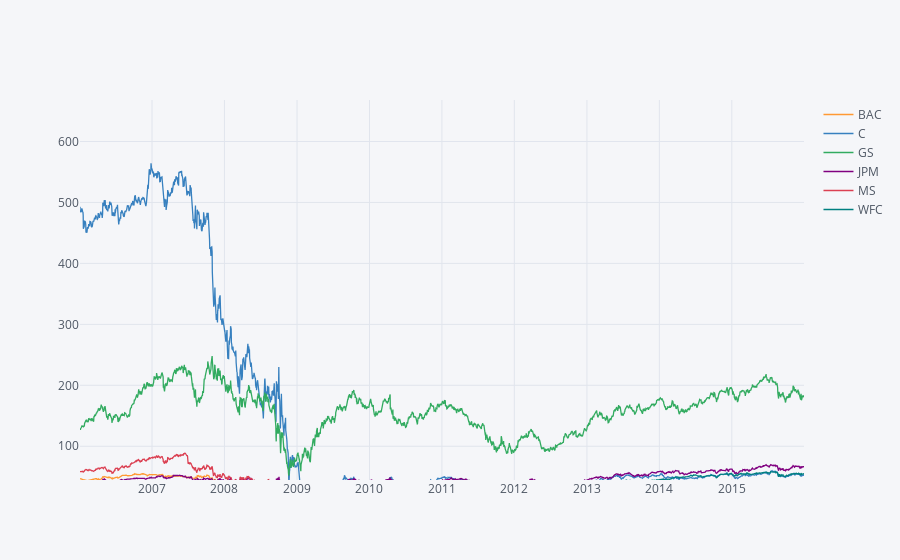

Source (notebook cell):
### Code cell
bank_stocks.xs(key='Close',axis=1,level='Stock Info').iplot()

### Figure 1 — Plotly figure (JSON) as saved in the notebook; plotly's stock layout.template omitted (floating-point values rounded to 4 significant figures; data arrays with more than 128 entries replaced by an {"elided": "..."} marker saying what was removed)
{"data": [{"line": {"color": "rgba(255, 153, 51, 1.0)", "dash": "solid", "shape": "linear", "width": 1.3}, "mode": "lines", "name": "BAC", "text": "", "type": "scatter", "x": {"elided": "2517 str values"}, "y": {"elided": "2517 float values"}}, {"line": {"color": "rgba(55, 128, 191, 1.0)", "dash": "solid", "shape": "linear", "width": 1.3}, "mode": "lines", "name": "C", "text": "", "type": "scatter", "x": {"elided": "2517 str values"}, "y": {"elided": "2517 float values"}}, {"line": {"color": "rgba(50, 171, 96, 1.0)", "dash": "solid", "shape": "linear", "width": 1.3}, "mode": "lines", "name": "GS", "text": "", "type": "scatter", "x": {"elided": "2517 str values"}, "y": {"elided": "2517 float values"}}, {"line": {"color": "rgba(128, 0, 128, 1.0)", "dash": "solid", "shape": "linear", "width": 1.3}, "mode": "lines", "name": "JPM", "text": "", "type": "scatter", "x": {"elided": "2517 str values"}, "y": {"elided": "2517 float values"}}, {"line": {"color": "rgba(219, 64, 82, 1.0)", "dash": "solid", "shape": "linear", "width": 1.3}, "mode": "lines", "name": "MS", "text": "", "type": "scatter", "x": {"elided": "2517 str values"}, "y": {"elided": "2517 float values"}}, {"line": {"color": "rgba(0, 128, 128, 1.0)", "dash": "solid", "shape": "linear", "width": 1.3}, "mode": "lines", "name": "WFC", "text": "", "type": "scatter", "x": {"elided": "2517 str values"}, "y": {"elided": "2517 float values"}}], "layout": {"autosize": true, "dragmode": "pan", "legend": {"bgcolor": "#F5F6F9", "font": {"color": "#4D5663"}}, "paper_bgcolor": "#F5F6F9", "plot_bgcolor": "#F5F6F9", "title": {"font": {"color": "#4D5663"}}, "xaxis": {"autorange": true, "gridcolor": "#E1E5ED", "range": ["2006-01-03", "2015-12-31"], "showgrid": true, "tickfont": {"color": "#4D5663"}, "title": {"font": {"color": "#4D5663"}, "text": ""}, "type": "date", "zerolinecolor": "#E1E5ED"}, "yaxis": {"autorange": false, "gridcolor": "#E1E5ED", "range": [44.69, 668.0], "showgrid": true, "tickfont": {"color": "#4D5663"}, "title": {"font": {"color": "#4D5663"}, "text": ""}, "type": "linear", "zerolinecolor": "#E1E5ED"}}}
